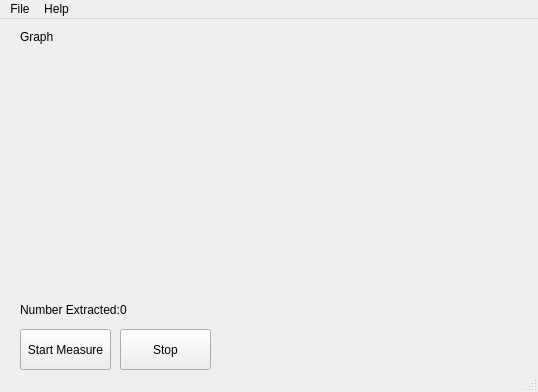
<?xml version="1.0" encoding="UTF-8"?>
<ui version="4.0">
 <class>MainWindow</class>
 <widget class="QMainWindow" name="MainWindow">
  <property name="geometry">
   <rect>
    <x>0</x>
    <y>0</y>
    <width>538</width>
    <height>392</height>
   </rect>
  </property>
  <property name="windowTitle">
   <string>MainWindow</string>
  </property>
  <property name="dockNestingEnabled">
   <bool>false</bool>
  </property>
  <widget class="QWidget" name="centralwidget">
   <widget class="QWidget" name="gridLayoutWidget">
    <property name="geometry">
     <rect>
      <x>20</x>
      <y>30</y>
      <width>511</width>
      <height>241</height>
     </rect>
    </property>
    <layout class="QGridLayout" name="gridLayout"/>
   </widget>
   <widget class="QPushButton" name="pushButton">
    <property name="geometry">
     <rect>
      <x>20</x>
      <y>310</y>
      <width>91</width>
      <height>41</height>
     </rect>
    </property>
    <property name="text">
     <string>Start Measure</string>
    </property>
   </widget>
   <widget class="QLabel" name="label">
    <property name="geometry">
     <rect>
      <x>20</x>
      <y>10</y>
      <width>45</width>
      <height>15</height>
     </rect>
    </property>
    <property name="text">
     <string>Graph</string>
    </property>
   </widget>
   <widget class="QLabel" name="label_2">
    <property name="geometry">
     <rect>
      <x>120</x>
      <y>280</y>
      <width>45</width>
      <height>21</height>
     </rect>
    </property>
    <property name="text">
     <string>0</string>
    </property>
   </widget>
   <widget class="QLabel" name="label_3">
    <property name="geometry">
     <rect>
      <x>20</x>
      <y>280</y>
      <width>101</width>
      <height>21</height>
     </rect>
    </property>
    <property name="text">
     <string>Number Extracted:</string>
    </property>
   </widget>
   <widget class="QPushButton" name="pushButton_2">
    <property name="geometry">
     <rect>
      <x>120</x>
      <y>310</y>
      <width>91</width>
      <height>41</height>
     </rect>
    </property>
    <property name="text">
     <string>Stop</string>
    </property>
   </widget>
  </widget>
  <widget class="QMenuBar" name="menubar">
   <property name="geometry">
    <rect>
     <x>0</x>
     <y>0</y>
     <width>538</width>
     <height>20</height>
    </rect>
   </property>
   <widget class="QMenu" name="menuF_ile">
    <property name="title">
     <string>File</string>
    </property>
    <addaction name="actionExit"/>
   </widget>
   <widget class="QMenu" name="menuHelp">
    <property name="title">
     <string>Help</string>
    </property>
   </widget>
   <addaction name="menuF_ile"/>
   <addaction name="menuHelp"/>
  </widget>
  <widget class="QStatusBar" name="statusbar"/>
  <action name="actionExit">
   <property name="text">
    <string>Exit</string>
   </property>
  </action>
 </widget>
 <resources/>
 <connections/>
</ui>
